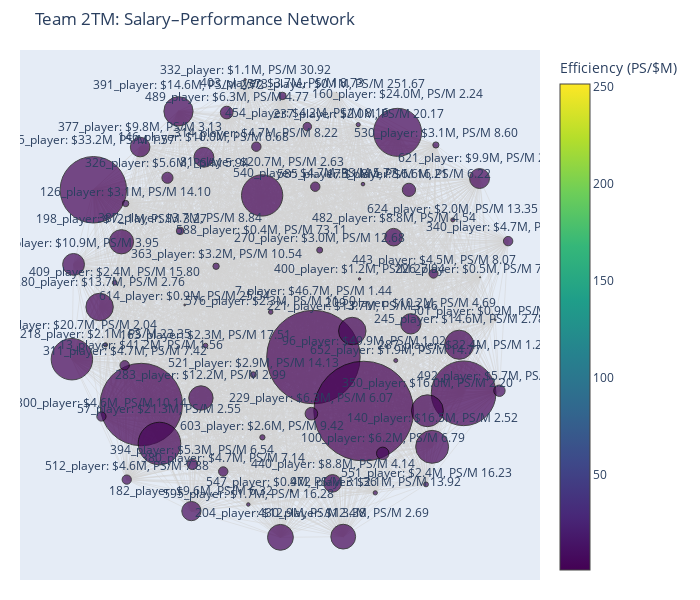

The code cell stored with this chart in its notebook:
### Markdown cell above
## 10. Team Salary Network Visualization

Let's create a network visualization that shows the salary distribution and performance efficiency within a team. This will help us understand team salary imbalances and identify potential areas for roster optimization.

### Code cell
if df is not None:
    print("Creating team salary network visualization...")
    
    # Check if we have the minimum required columns
    required_cols = ['TEAM', 'SALARY_ADJUSTED']
    if 'PLAYER' not in df.columns:
        print("Warning: PLAYER column not found. Will use index as player identifier.")
        df['PLAYER'] = df.index.astype(str) + "_player"
    
    missing_cols = [col for col in required_cols if col not in df.columns]
    
    if missing_cols:
        print(f"❌ Cannot create network visualization. Missing required columns: {missing_cols}")
    else:
        try:
            import networkx as nx
            
            # Let user select a team or use a default
            # In interactive environments, you could use widgets for this
            default_team = df['TEAM'].value_counts().index[0] if not df['TEAM'].empty else None
            
            if default_team:
                team = default_team  # Use the most common team as default
                print(f"Using {team} for network visualization. You can modify the code to use a different team.")
                
                # Filter for the selected team
                team_df = df[df['TEAM'] == team].copy()
                
                if len(team_df) < 3:
                    print(f"❌ Not enough players for team {team}. Found only {len(team_df)} players.")
                else:
                    # Create a network graph
                    G = nx.Graph()
                    
                    # Add nodes (players) with attributes
                    for idx, row in team_df.iterrows():
                        player_name = row['PLAYER']
                        salary = row['SALARY_ADJUSTED'] / 1_000_000  # Convert to millions
                        
                        # Calculate efficiency if available
                        if 'PS_per_Million' in row:
                            efficiency = row['PS_per_Million']
                        else:
                            efficiency = row['Performance_Score'] / salary if 'Performance_Score' in row else 0
                        
                        G.add_node(
                            player_name, 
                            salary=salary, 
                            efficiency=efficiency
                        )
                    
                    # Add edges between all teammates
                    for u in G.nodes:
                        for v in G.nodes:
                            if u != v:
                                G.add_edge(u, v)
                    
                    # Create layout
                    pos = nx.spring_layout(G, seed=42)  # For reproducibility
                    
                    # Prepare edge traces
                    edge_x, edge_y = [], []
                    for u, v in G.edges():
                        x0, y0 = pos[u]
                        x1, y1 = pos[v]
                        edge_x += [x0, x1, None]
                        edge_y += [y0, y1, None]
                    
                    # Prepare node traces
                    node_x, node_y = [], []
                    node_sizes, node_colors, node_text = [], [], []
                    
                    for node, coords in pos.items():
                        node_x.append(coords[0])
                        node_y.append(coords[1])
                        
                        # Get node attributes
                        data = G.nodes[node]
                        salary = data['salary']
                        efficiency = data['efficiency']
                        
                        # Scale node size by salary
                        node_sizes.append(salary * 2)  # Scale factor for better visualization
                        
                        # Color nodes by efficiency
                        node_colors.append(efficiency)
                        
                        # Prepare hover text
                        node_text.append(f"{node}:\n${salary:.1f}M, PS/M {efficiency:.2f}")
                    
                    # Create the plot
                    fig = go.Figure()
                    
                    # Add edges
                    fig.add_trace(go.Scatter(
                        x=edge_x, y=edge_y, mode='lines',
                        line=dict(color='lightgray', width=0.5),
                        hoverinfo='none'
                    ))
                    
                    # Add nodes
                    fig.add_trace(go.Scatter(
                        x=node_x, y=node_y, mode='markers+text',
                        marker=dict(
                            size=node_sizes,
                            color=node_colors, 
                            colorscale='Viridis',
                            colorbar=dict(title='Efficiency (PS/$M)'),
                            line=dict(color='black', width=1)
                        ),
                        text=node_text,
                        textposition='top center',
                        hoverinfo='text'
                    ))
                    
                    # Update layout
                    fig.update_layout(
                        title=f"Team {team}: Salary–Performance Network",
                        showlegend=False,
                        xaxis=dict(showgrid=False, zeroline=False, showticklabels=False),
                        yaxis=dict(showgrid=False, zeroline=False, showticklabels=False),
                        margin=dict(t=50, b=20, l=20, r=20),
                        height=600,
                        width=700
                    )
                    
                    fig.show()
                    print("✅ Team salary network visualization created successfully.")
                    
                    # Add team context
                    total_salary = team_df['SALARY_ADJUSTED'].sum() / 1_000_000
                    avg_efficiency = team_df['PS_per_Million'].mean() if 'PS_per_Million' in team_df.columns else 'N/A'
                    
                    print(f"\n--- Team {team} Summary ---")
                    print(f"Number of players: {len(team_df)}")
                    print(f"Total salary: ${total_salary:.2f}M")
                    print(f"Average efficiency (PS/$M): {avg_efficiency}")
            else:
                print("❌ No teams found in the dataset.")
                
        except Exception as e:
            print(f"❌ Error creating network visualization: {str(e)}")

### Figure 1 — Plotly figure (JSON) as saved in the notebook; plotly's stock layout.template omitted (floating-point values rounded to 4 significant figures; data arrays with more than 128 entries replaced by an {"elided": "..."} marker saying what was removed)
{"data": [{"hoverinfo": "none", "line": {"color": "lightgray", "width": 0.5}, "mode": "lines", "type": "scatter", "x": {"elided": "7245 float values"}, "y": {"elided": "7245 float values"}}, {"hoverinfo": "text", "marker": {"color": [1.442, 1.558, 2.55, 1.567, 2.632, 1.02, 6.791, 14.1, 2.522, 6.678, 2.036, 2.239, 17.51, 6.222, 6.323, 3.271, 3.38, 4.691, 23.35, 3.457, 71.43, 6.074, 20.17, 2.776, 12.68, 2.763, 2.987, 1.198, 10.14, 7.42, 8.216, 5.94, 30.92, 7.23, 2.198, 10.54, 3.946, 3.134, 7.136, 8.845, 2.72, 6.541, 27.94, 8.728, 15.8, 2.693, 4.135, 8.069, 8.156, 13.92, 4.539, 4.772, 7.029, 46.89, 7.876, 14.13, 8.597, 5.77, 31.36, 16.23, 251.7, 11.5, 16.21, 73.11, 16.28, 9.421, 25.54, 2.795, 13.35, 14.77], "colorbar": {"title": {"text": "Efficiency (PS/$M)"}}, "colorscale": [[0, "#440154"], [0.1111, "#482878"], [0.2222, "#3e4989"], [0.3333, "#31688e"], [0.4444, "#26828e"], [0.5556, "#1f9e89"], [0.6667, "#35b779"], [0.7778, "#6ece58"], [0.8889, "#b5de2b"], [1, "#fde725"]], "line": {"color": "black", "width": 1}, "size": [93.46, 82.44, 42.58, 66.47, 41.31, 99.73, 12.47, 6.268, 32.96, 19.91, 41.45, 48.04, 4.664, 13.27, 19.24, 24.27, 25.84, 20.34, 4.169, 27.45, 1.078, 12.61, 4.09, 29.12, 5.931, 27.41, 24.36, 64.73, 9.265, 9.399, 9.399, 11.12, 2.146, 9.399, 31.9, 6.355, 21.82, 19.57, 9.399, 7.464, 29.24, 10.61, 2.364, 7.414, 4.801, 24.81, 17.55, 9.034, 8.473, 4.237, 17.58, 12.68, 11.39, 1.746, 9.277, 5.756, 6.155, 9.399, 1.708, 4.869, 0.2478, 4.519, 3.609, 0.793, 3.47, 5.218, 1.807, 19.89, 4.029, 3.889]}, "mode": "markers+text", "text": ["7_player:\n$46.7M, PS/M 1.44", "13_player:\n$41.2M, PS/M 1.56", "57_player:\n$21.3M, PS/M 2.55", "75_player:\n$33.2M, PS/M 1.57", "81_player:\n$20.7M, PS/M 2.63", "96_player:\n$49.9M, PS/M 1.02", "100_player:\n$6.2M, PS/M 6.79", "126_player:\n$3.1M, PS/M 14.10", "140_player:\n$16.5M, PS/M 2.52", "146_player:\n$10.0M, PS/M 6.68", "151_player:\n$20.7M, PS/M 2.04", "160_player:\n$24.0M, PS/M 2.24", "163_player:\n$2.3M, PS/M 17.51", "175_player:\n$6.6M, PS/M 6.22", "182_player:\n$9.6M, PS/M 6.32", "198_player:\n$12.1M, PS/M 3.27", "204_player:\n$12.9M, PS/M 3.38", "209_player:\n$10.2M, PS/M 4.69", "218_player:\n$2.1M, PS/M 23.35", "221_player:\n$13.7M, PS/M 3.46", "226_player:\n$0.5M, PS/M 71.43", "229_player:\n$6.3M, PS/M 6.07", "237_player:\n$2.0M, PS/M 20.17", "245_player:\n$14.6M, PS/M 2.78", "270_player:\n$3.0M, PS/M 12.68", "280_player:\n$13.7M, PS/M 2.76", "283_player:\n$12.2M, PS/M 2.99", "287_player:\n$32.4M, PS/M 1.20", "300_player:\n$4.6M, PS/M 10.14", "311_player:\n$4.7M, PS/M 7.42", "314_player:\n$4.7M, PS/M 8.22", "326_player:\n$5.6M, PS/M 5.94", "332_player:\n$1.1M, PS/M 30.92", "340_player:\n$4.7M, PS/M 7.23", "350_player:\n$16.0M, PS/M 2.20", "363_player:\n$3.2M, PS/M 10.54", "366_player:\n$10.9M, PS/M 3.95", "377_player:\n$9.8M, PS/M 3.13", "380_player:\n$4.7M, PS/M 7.14", "387_player:\n$3.7M, PS/M 8.84", "391_player:\n$14.6M, PS/M 2.72", "394_player:\n$5.3M, PS/M 6.54", "400_player:\n$1.2M, PS/M 27.94", "403_player:\n$3.7M, PS/M 8.73", "409_player:\n$2.4M, PS/M 15.80", "430_player:\n$12.4M, PS/M 2.69", "440_player:\n$8.8M, PS/M 4.14", "443_player:\n$4.5M, PS/M 8.07", "454_player:\n$4.2M, PS/M 8.16", "472_player:\n$2.1M, PS/M 13.92", "482_player:\n$8.8M, PS/M 4.54", "489_player:\n$6.3M, PS/M 4.77", "492_player:\n$5.7M, PS/M 7.03", "501_player:\n$0.9M, PS/M 46.89", "512_player:\n$4.6M, PS/M 7.88", "521_player:\n$2.9M, PS/M 14.13", "530_player:\n$3.1M, PS/M 8.60", "540_player:\n$4.7M, PS/M 5.77", "547_player:\n$0.9M, PS/M 31.36", "551_player:\n$2.4M, PS/M 16.23", "573_player:\n$0.1M, PS/M 251.67", "576_player:\n$2.3M, PS/M 11.50", "585_player:\n$1.8M, PS/M 16.21", "588_player:\n$0.4M, PS/M 73.11", "595_player:\n$1.7M, PS/M 16.28", "603_player:\n$2.6M, PS/M 9.42", "614_player:\n$0.9M, PS/M 25.54", "621_player:\n$9.9M, PS/M 2.80", "624_player:\n$2.0M, PS/M 13.35", "652_player:\n$1.9M, PS/M 14.77"], "textposition": "top center", "type": "scatter", "x": [0.1235, -0.6514, -0.5695, -0.867, -0.1073, 0.3499, 0.4356, -0.7215, 0.6579, -0.3694, -0.9636, 0.5024, -0.3621, 0.5535, -0.4258, -0.7406, -0.02487, 0.5621, -0.8124, 0.2985, 0.8739, 0.1144, 0.3251, 0.7799, 0.1517, -0.839, -0.3829, 0.7996, -0.8308, -0.7261, -0.1334, -0.5335, -0.1839, 1.0, 0.6367, -0.3146, -0.9562, -0.6565, -0.2824, -0.4767, -0.4839, -0.4212, 0.331, -0.01584, -0.7709, 0.2576, 0.2096, 0.6642, 0.09602, 0.402, 0.4845, -0.2668, 0.9609, 0.9422, -0.7168, -0.1472, 0.6748, 0.1318, 0.02576, 0.6304, 0.227, -0.06859, 0.3467, -0.1113, -0.1696, -0.1061, -0.456, 0.8713, 0.7511, 0.4941], "y": [-0.2154, -0.4207, -0.5893, 0.5079, 0.4834, -0.4491, -0.6318, 0.4486, -0.6037, 0.6484, -0.2247, 0.7562, -0.1659, 0.5077, -0.8815, 0.2831, -0.995, -0.07164, -0.1624, -0.1028, 0.1296, -0.4603, 0.7896, -0.1622, 0.247, 0.001062, -0.3924, -0.3722, -0.4724, -0.2511, 0.6942, 0.5597, 0.9847, 0.2858, -0.4476, 0.1773, 0.1852, 0.6926, -0.7103, 0.3302, 0.8472, -0.6788, 0.1225, 0.9137, 0.1062, -0.992, -0.7616, 0.1453, 0.781, -0.8027, 0.3029, 0.8418, -0.361, -0.05459, -0.7453, -0.2915, 0.7016, 0.5212, -0.7956, -0.7661, 0.9287, -0.0207, 0.5324, 0.2976, -0.853, -0.5625, 0.009731, 0.5565, 0.3775, -0.2303]}], "layout": {"height": 600, "margin": {"b": 20, "l": 20, "r": 20, "t": 50}, "showlegend": false, "title": {"text": "Team 2TM: Salary–Performance Network"}, "width": 700, "xaxis": {"showgrid": false, "showticklabels": false, "zeroline": false}, "yaxis": {"showgrid": false, "showticklabels": false, "zeroline": false}}}
